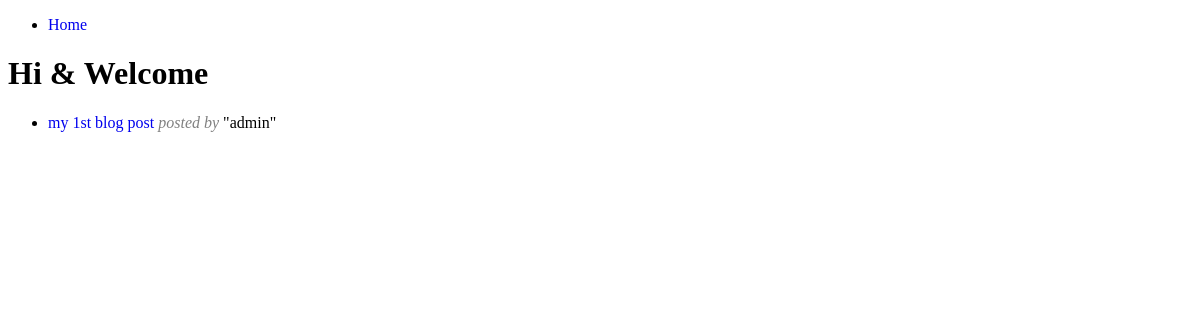
Before: / with the older database file.
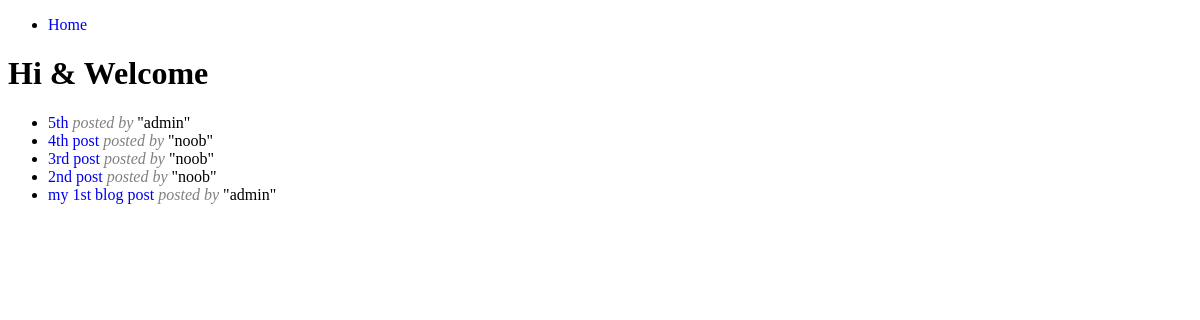
After: the same page with the newer database file.
### posts/models.py (models this page shows, shortened)
class Prispevok(models.Model):
	id = models.AutoField(primary_key=True)
	title = models.CharField(max_length=300)
	text = models.TextField(max_length=3000)
	pub_date = models.DateTimeField('date published')
	user = models.CharField(max_length=50)
	image = models.ImageField(upload_to='photos')
	hodnotenie = models.CharField(max_length=1)
	def was_published_recently(self):
		return self.pub_date >= timezone.now() - datetime.timedelta(days=3)
	was_published_recently.admin_order_field = 'pub_date'
	was_published_recently.boolean = True
	was_published_recently.short_description = 'Published recently?'

### posts/views.py (the view)
# urls.py: url(r'^$', views.index, name='index'),
def index(request):
	posledne_prispevky = Prispevok.objects.order_by('-pub_date')[:5]
	context = {'posledne_prispevky': posledne_prispevky}
	return render(request, 'posts/index.html', context)

### posts/templates/posts/index.html (shortened to what this page needs)
<!doctype html>
<head>
<head>
<link rel="stylesheet" href="https://webcam.minirobota.sk/libs/html-kick/css/kickstart.css" media="all" />
</head>
<body>
<ul class="breadcrumbs">
<li><a href="/">Home</a></li>
</ul>
<h1> Hi & Welcome</h1>
{% if posledne_prispevky %}
    <ul class="alt">
    {% for prispevok in posledne_prispevky %}
       <li><a href="{% url 'detail' prispevok.id %}">{{ prispevok.title }}</a> <i>posted by</i> "{{prispevok.user}}"</li>
    {% endfor %}
    </ul>
{% else %}
    <p>Ziadne prispevky niesu dostupne.</p>
{% endif %}
</body>
</html>

### posts/templates/posts/index.html (style rules this page uses)
i { color:gray; }
a { text-decoration:none; }

Changed rows visible on the page:
added Prispevok: title "5th", user "admin"
added Prispevok: title "4th post", user "noob"
added Prispevok: title "3rd post", user "noob"
added Prispevok: title "2nd post", user "noob"
